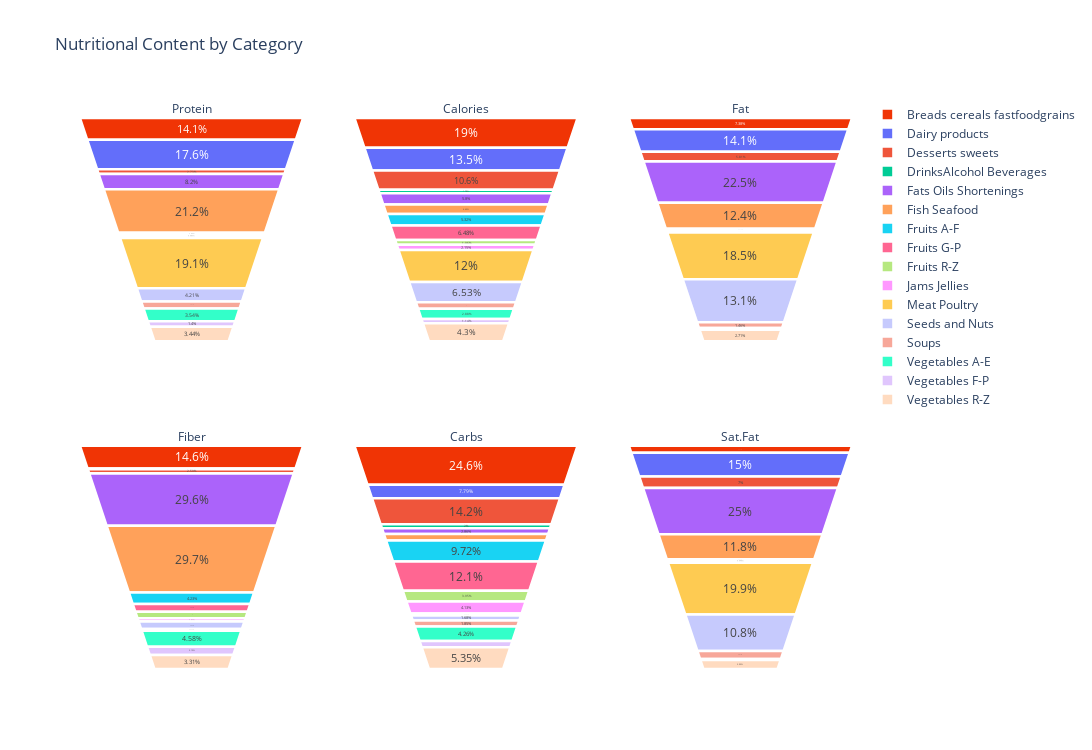

Notebook code for this chart:
### Markdown cell above
Category wise distribution

### Code cell
categories_sort = Nutrients.groupby(['Category']).sum()

graph = make_subplots(rows=2, cols= 3,specs=[[{"type": "domain"},{"type": "domain"},{"type": "domain"}],[{"type": "domain"},{"type": "domain"},{"type": "domain"}]])

graph.add_trace(go.Funnelarea(
    values=categories_sort['Protein'].values,labels=categories_sort.index,title= 'Protein',marker=dict(colors=['#f03405'], line=dict(color='#FFFFFF', width=2.5))
), row=1, col=1 )
graph.add_trace(go.Funnelarea(
    values=categories_sort['Calories'].values,labels=categories_sort.index, title = 'Calories',marker=dict(line=dict(color='#FFFFFF', width=2.5))
), row=1, col=2 )
graph.add_trace(go.Funnelarea(
    values=categories_sort['Fat'].values,labels=categories_sort.index, title = 'Fat',marker=dict(line=dict(color='#FFFFFF', width=2.5))
), row=1, col=3 )
graph.add_trace(go.Funnelarea(
    values=categories_sort['Fiber'].values,labels=categories_sort.index,title = 'Fiber',marker=dict(line=dict(color='#FFFFFF', width=2.5))
), row=2, col=1 )
graph.add_trace(go.Funnelarea(
    values=categories_sort['Carbs'].values,labels=categories_sort.index,title='Carbs',marker=dict(line=dict(color='#FFFFFF', width=2.5))
), row=2, col=2 )
graph.add_trace(go.Funnelarea(
    values=categories_sort['Sat.Fat'].values,labels=categories_sort.index,title = 'Sat.Fat',marker=dict(line=dict(color='#FFFFFF', width=2.5))
), row=2, col=3 )
graph.update_layout(title_text="Nutritional Content by Category",height=750, width=1100)
graph.show()

### Figure 1 — Plotly figure (JSON) as saved in the notebook; plotly's stock layout.template omitted (floating-point values rounded to 4 significant figures)
{"data": [{"domain": {"x": [0, 0.2889], "y": [0.575, 1]}, "labels": ["Breads cereals fastfoodgrains", "Dairy products", "Desserts sweets", "DrinksAlcohol Beverages", "Fats Oils Shortenings", "Fish Seafood", "Fruits A-F", "Fruits G-P", "Fruits R-Z", "Jams Jellies", "Meat Poultry", "Seeds and Nuts", "Soups", "Vegetables A-E", "Vegetables F-P", "Vegetables R-Z"], "marker": {"colors": ["#f03405"], "line": {"color": "#FFFFFF", "width": 2.5}}, "title": {"text": "Protein"}, "type": "funnelarea", "values": [403, 503, 78, 0, 234, 606, 29, 28, 7, 0, 546, 120, 59, 101, 40, 98]}, {"domain": {"x": [0.3556, 0.6444], "y": [0.575, 1]}, "labels": ["Breads cereals fastfoodgrains", "Dairy products", "Desserts sweets", "DrinksAlcohol Beverages", "Fats Oils Shortenings", "Fish Seafood", "Fruits A-F", "Fruits G-P", "Fruits R-Z", "Jams Jellies", "Meat Poultry", "Seeds and Nuts", "Soups", "Vegetables A-E", "Vegetables F-P", "Vegetables R-Z"], "marker": {"line": {"color": "#FFFFFF", "width": 2.5}}, "title": {"text": "Calories"}, "type": "funnelarea", "values": [11921, 8434, 6608, 1112, 3629, 2912, 3328, 4054, 1228, 1345, 7529, 4089, 1191, 1804, 711, 2694]}, {"domain": {"x": [0.7111, 1], "y": [0.575, 1]}, "labels": ["Breads cereals fastfoodgrains", "Dairy products", "Desserts sweets", "DrinksAlcohol Beverages", "Fats Oils Shortenings", "Fish Seafood", "Fruits A-F", "Fruits G-P", "Fruits R-Z", "Jams Jellies", "Meat Poultry", "Seeds and Nuts", "Soups", "Vegetables A-E", "Vegetables F-P", "Vegetables R-Z"], "marker": {"line": {"color": "#FFFFFF", "width": 2.5}}, "title": {"text": "Fat"}, "type": "funnelarea", "values": [207, 396, 163, 0, 631, 347, 20, 25, 1, 0, 520, 368, 41, 9, 2, 76]}, {"domain": {"x": [0, 0.2889], "y": [0, 0.425]}, "labels": ["Breads cereals fastfoodgrains", "Dairy products", "Desserts sweets", "DrinksAlcohol Beverages", "Fats Oils Shortenings", "Fish Seafood", "Fruits A-F", "Fruits G-P", "Fruits R-Z", "Jams Jellies", "Meat Poultry", "Seeds and Nuts", "Soups", "Vegetables A-E", "Vegetables F-P", "Vegetables R-Z"], "marker": {"line": {"color": "#FFFFFF", "width": 2.5}}, "title": {"text": "Fiber"}, "type": "funnelarea", "values": [115.9, 4.4, 20.5, 0, 234, 235, 33.5, 21.1, 17.4, 8, 0, 18.6, 4, 36.3, 16.9, 26.2]}, {"domain": {"x": [0.3556, 0.6444], "y": [0, 0.425]}, "labels": ["Breads cereals fastfoodgrains", "Dairy products", "Desserts sweets", "DrinksAlcohol Beverages", "Fats Oils Shortenings", "Fish Seafood", "Fruits A-F", "Fruits G-P", "Fruits R-Z", "Jams Jellies", "Meat Poultry", "Seeds and Nuts", "Soups", "Vegetables A-E", "Vegetables F-P", "Vegetables R-Z"], "marker": {"line": {"color": "#FFFFFF", "width": 2.5}}, "title": {"text": "Carbs"}, "type": "funnelarea", "values": [2059, 651, 1184, 167, 239, 263, 812, 1009, 330, 345, 57.3, 140, 155, 356, 142, 447]}, {"domain": {"x": [0.7111, 1], "y": [0, 0.425]}, "labels": ["Breads cereals fastfoodgrains", "Dairy products", "Desserts sweets", "DrinksAlcohol Beverages", "Fats Oils Shortenings", "Fish Seafood", "Fruits A-F", "Fruits G-P", "Fruits R-Z", "Jams Jellies", "Meat Poultry", "Seeds and Nuts", "Soups", "Vegetables A-E", "Vegetables F-P", "Vegetables R-Z"], "marker": {"line": {"color": "#FFFFFF", "width": 2.5}}, "title": {"text": "Sat.Fat"}, "type": "funnelarea", "values": [99, 322, 150, 0, 536, 252, 12, 21, 0, 0, 427, 232, 43, 6, 0, 44]}], "layout": {"height": 750, "title": {"text": "Nutritional Content by Category"}, "width": 1100}}
